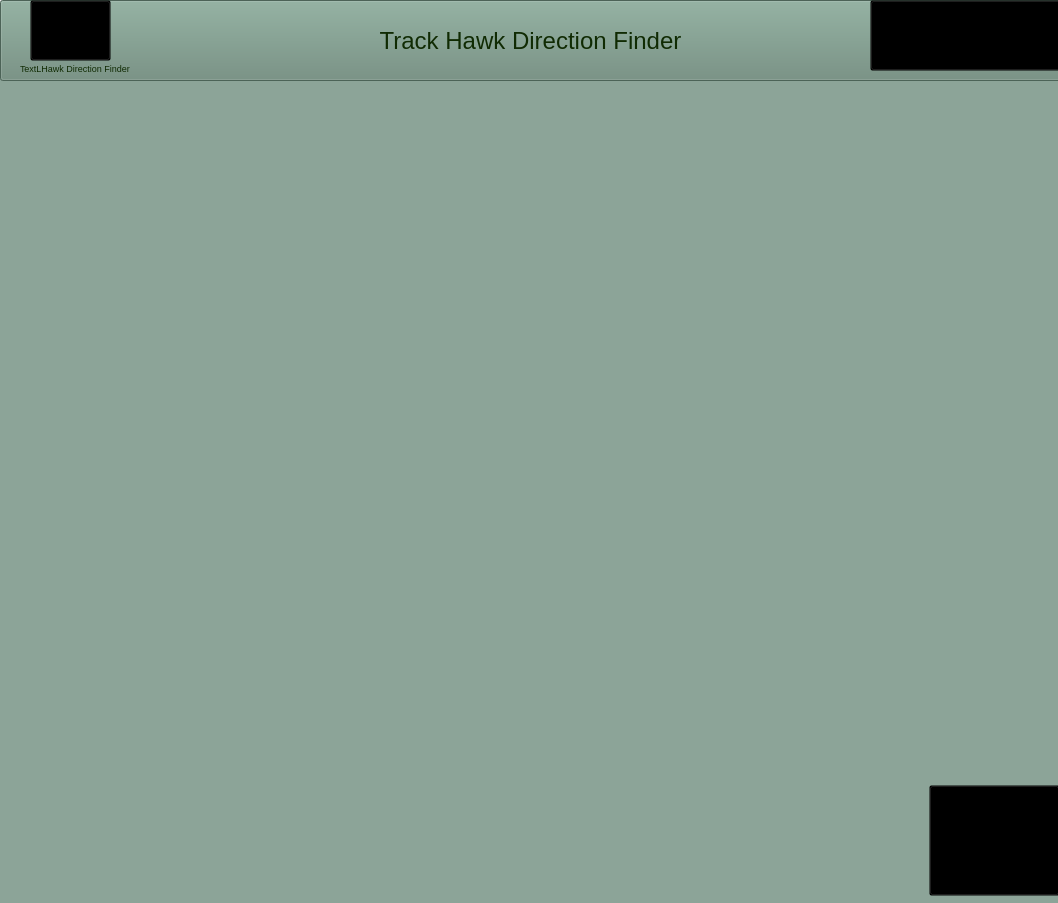
<?xml version="1.0" encoding="UTF-8"?>
<ui version="4.0">
 <class>DFChannel</class>
 <widget class="QWidget" name="DFChannel">
  <property name="geometry">
   <rect>
    <x>0</x>
    <y>0</y>
    <width>1058</width>
    <height>903</height>
   </rect>
  </property>
  <property name="windowTitle">
   <string>Form</string>
  </property>
  <widget class="QFrame" name="frame">
   <property name="geometry">
    <rect>
     <x>-21</x>
     <y>75</y>
     <width>1081</width>
     <height>831</height>
    </rect>
   </property>
   <property name="styleSheet">
    <string notr="true">QFrame{
background-color:rgba(107, 138, 122, 0.5);



}</string>
   </property>
   <property name="frameShape">
    <enum>QFrame::StyledPanel</enum>
   </property>
   <property name="frameShadow">
    <enum>QFrame::Raised</enum>
   </property>
   <widget class="QFrame" name="frame_2">
    <property name="geometry">
     <rect>
      <x>20</x>
      <y>0</y>
      <width>1061</width>
      <height>831</height>
     </rect>
    </property>
    <property name="styleSheet">
     <string notr="true">QFrame{
background-image:url(:/jpgtopngconverter-com.jpg);
}</string>
    </property>
    <property name="frameShape">
     <enum>QFrame::StyledPanel</enum>
    </property>
    <property name="frameShadow">
     <enum>QFrame::Raised</enum>
    </property>
    <widget class="QPushButton" name="pushButton_4">
     <property name="geometry">
      <rect>
       <x>930</x>
       <y>710</y>
       <width>131</width>
       <height>111</height>
      </rect>
     </property>
     <property name="styleSheet">
      <string notr="true">QPushButton{
background-image:url(:/file (3) (3).png);
background-repeat: no-repeat;
background-position: center;
background-color:transparent;


}</string>
     </property>
     <property name="text">
      <string/>
     </property>
    </widget>
    <widget class="QCustomPlot" name="customplot_1" native="true">
     <property name="geometry">
      <rect>
       <x>150</x>
       <y>20</y>
       <width>301</width>
       <height>141</height>
      </rect>
     </property>
     <property name="styleSheet">
      <string notr="true">QCustomPlot{
background-color:#4d4d4d;
}</string>
     </property>
    </widget>
    <widget class="QCustomPlot" name="customplot_4" native="true">
     <property name="geometry">
      <rect>
       <x>20</x>
       <y>220</y>
       <width>301</width>
       <height>141</height>
      </rect>
     </property>
     <property name="styleSheet">
      <string notr="true">QCustomPlot{
background-color:#4d4d4d;
}</string>
     </property>
    </widget>
    <widget class="QCustomPlot" name="customplot_7" native="true">
     <property name="geometry">
      <rect>
       <x>20</x>
       <y>390</y>
       <width>301</width>
       <height>141</height>
      </rect>
     </property>
     <property name="styleSheet">
      <string notr="true">QCustomPlot{
background-color:#4d4d4d;
}</string>
     </property>
    </widget>
    <widget class="QCustomPlot" name="customplot_8" native="true">
     <property name="geometry">
      <rect>
       <x>620</x>
       <y>590</y>
       <width>301</width>
       <height>141</height>
      </rect>
     </property>
     <property name="styleSheet">
      <string notr="true">QCustomPlot{
background-color:#4d4d4d;
}</string>
     </property>
    </widget>
    <widget class="QCustomPlot" name="customplot_5" native="true">
     <property name="geometry">
      <rect>
       <x>740</x>
       <y>390</y>
       <width>301</width>
       <height>141</height>
      </rect>
     </property>
     <property name="styleSheet">
      <string notr="true">QCustomPlot{
background-color:#4d4d4d;
}</string>
     </property>
    </widget>
    <widget class="QCustomPlot" name="customplot_3" native="true">
     <property name="geometry">
      <rect>
       <x>740</x>
       <y>220</y>
       <width>301</width>
       <height>141</height>
      </rect>
     </property>
     <property name="styleSheet">
      <string notr="true">QCustomPlot{
background-color:#4d4d4d;
}</string>
     </property>
    </widget>
    <widget class="QCustomPlot" name="customplot_2" native="true">
     <property name="geometry">
      <rect>
       <x>620</x>
       <y>20</y>
       <width>301</width>
       <height>141</height>
      </rect>
     </property>
     <property name="styleSheet">
      <string notr="true">QCustomPlot{
background-color:#4d4d4d;
}</string>
     </property>
    </widget>
    <widget class="QCustomPlot" name="customplot_6" native="true">
     <property name="geometry">
      <rect>
       <x>150</x>
       <y>590</y>
       <width>301</width>
       <height>141</height>
      </rect>
     </property>
     <property name="styleSheet">
      <string notr="true">QCustomPlot{
background-color:#4d4d4d;
}</string>
     </property>
    </widget>
    <widget class="QWidget" name="horizontalLayoutWidget">
     <property name="geometry">
      <rect>
       <x>360</x>
       <y>180</y>
       <width>331</width>
       <height>381</height>
      </rect>
     </property>
     <layout class="QHBoxLayout" name="horizontalLayout"/>
    </widget>
   </widget>
  </widget>
  <widget class="QPushButton" name="pushButton">
   <property name="geometry">
    <rect>
     <x>0</x>
     <y>0</y>
     <width>1061</width>
     <height>81</height>
    </rect>
   </property>
   <property name="styleSheet">
    <string notr="true">QPushButton{
background-color:rgb(107, 138, 122);
color:#102b03;
font-size:24px;
}</string>
   </property>
   <property name="text">
    <string>Track Hawk Direction Finder</string>
   </property>
  </widget>
  <widget class="QPushButton" name="pushButton_2">
   <property name="geometry">
    <rect>
     <x>30</x>
     <y>0</y>
     <width>81</width>
     <height>61</height>
    </rect>
   </property>
   <property name="styleSheet">
    <string notr="true">QPushButton{
background-image:url(:/df_logo_100x100.png);
background-position:fixed;
border-color:#102b03;
background-color:transparent
}</string>
   </property>
   <property name="text">
    <string/>
   </property>
  </widget>
  <widget class="QPushButton" name="pushButton_3">
   <property name="geometry">
    <rect>
     <x>870</x>
     <y>0</y>
     <width>191</width>
     <height>71</height>
    </rect>
   </property>
   <property name="styleSheet">
    <string notr="true">QPushButton{
background-image:url(:/Screenshot 2024-06-10 142407.jpg);
background-repeat:no-repeat;
background-color:transparent;
}</string>
   </property>
   <property name="text">
    <string/>
   </property>
  </widget>
  <widget class="QLabel" name="label">
   <property name="geometry">
    <rect>
     <x>20</x>
     <y>60</y>
     <width>111</width>
     <height>16</height>
    </rect>
   </property>
   <property name="font">
    <font>
     <pointsize>7</pointsize>
    </font>
   </property>
   <property name="styleSheet">
    <string notr="true">QLabel{
color:#102b03;
}</string>
   </property>
   <property name="text">
    <string>TextLHawk Direction Finder</string>
   </property>
  </widget>
 </widget>
 <customwidgets>
  <customwidget>
   <class>QCustomPlot</class>
   <extends>QWidget</extends>
   <header location="global">qcustomplot.h</header>
   <container>1</container>
  </customwidget>
 </customwidgets>
 <resources/>
 <connections/>
</ui>
